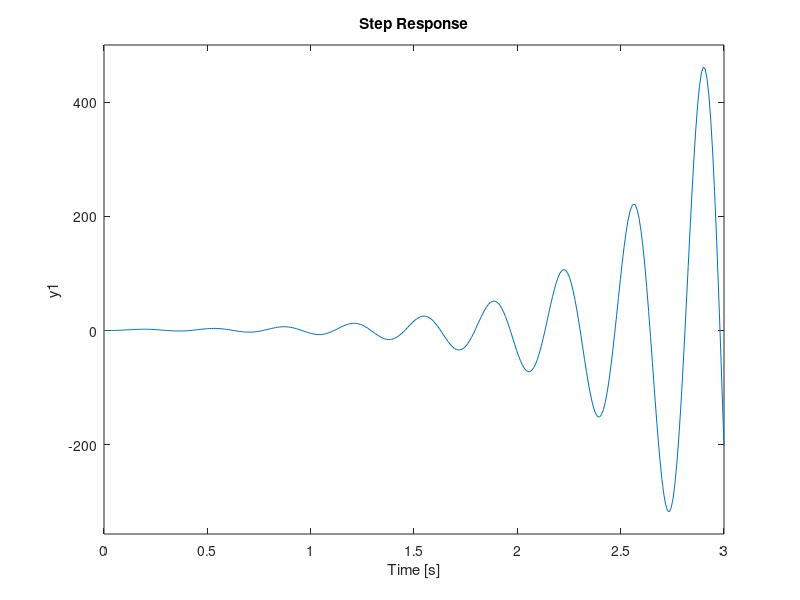

The MATLAB source for this figure:
s=tf('s');
Gs_no_dis = 12000/(s^3+30*s^2+200*s+12000); %%closed-loop TF with 0 disturbance
Gs_dis = (11960*s-400)/(s^4+30*s^3+200*s^2+11960*s-400); %% closed-loop TF with step disturbance

figure(1)
step(Gs_no_dis)
grid

figure(2)
step(Gs_dis)
grid